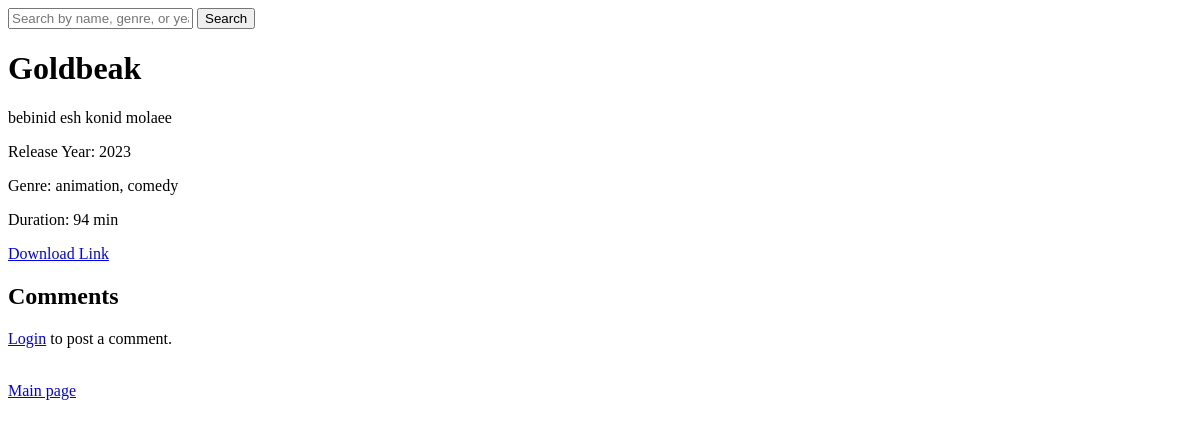
The page /movieranking/movie/3/ on the database as committed earlier.
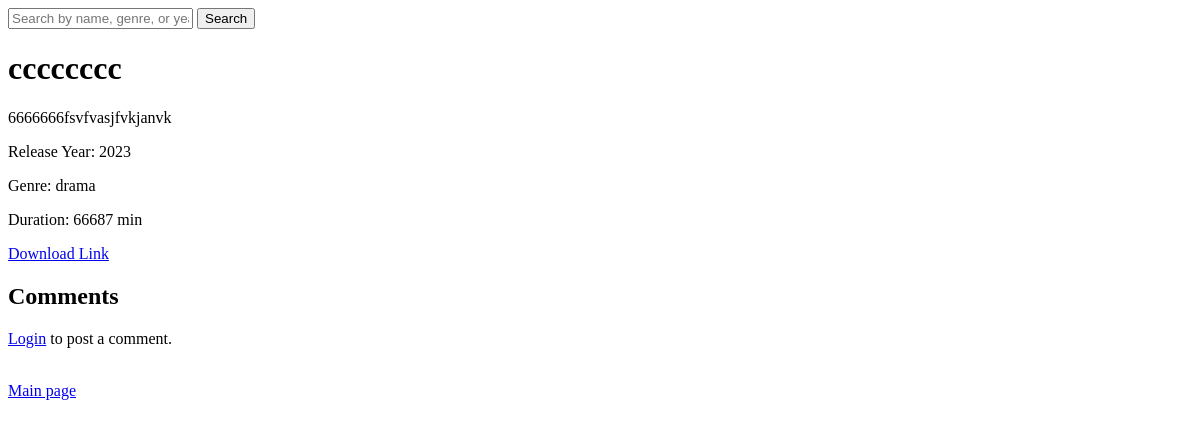
The same page on the database as committed later.
### movieranking/models.py (models this page shows, shortened)
class Movie(models.Model):
    title = models.CharField(max_length=200)
    duration = models.IntegerField()
    genre = models.CharField(max_length=200)
    description = models.TextField()
    release_year = models.IntegerField()
    download_link = models.URLField()

### movieranking/views.py (the view)
# urls.py: path('movie/<int:movie_id>/', views.movie_detail, name='movie_detail'),
def movie_detail(request, movie_id):
    movie = get_object_or_404(Movie, id=movie_id)
    comments = Comment.objects.filter(movie=movie)
    if request.method == 'POST':
        if request.user.is_authenticated:
            form = CommentForm(request.POST)
            if form.is_valid():
                comment = form.save(commit=False)
                comment.user = request.user
                comment.movie = movie
                comment.save()
                return redirect('movie_detail', movie_id=movie_id)
        else:
            return redirect('login')
    else:
        form = CommentForm()
    return render(request, 'movie_detail.html', {'movie': movie, 'comments': comments, 'form': form})

### movieranking/forms.py
class CommentForm(forms.ModelForm):
    class Meta:
        model = Comment
        fields = ['text']

### movieranking/templates/movie_detail.html (shortened to what this page needs)
<!DOCTYPE html>
<html lang="en">
<head>
</head>
<body>
    <form method="get" action="{% url 'index' %}">
        <input type="text" name="q" placeholder="Search by name, genre, or year">
        <button type="submit">Search</button>
    </form>
    <h1>{{ movie.title }}</h1>
    <p>{{ movie.description }}</p>
    <p>Release Year: {{ movie.release_year }}</p>
    <p>Genre: {{ movie.genre }}</p>
    <p>Duration: {{ movie.duration }} min</p>
    <p><a href="{{ movie.download_link }}">Download Link</a></p>
    <h2>Comments</h2>
    {% if user.is_authenticated %}
        <h2>Add a comment</h2>
        <form method="post">
            {% csrf_token %}
            {{ form.as_p }}
            <button type="submit">Post Comment</button>
        </form>
        <br>
        <a href="{% url 'logout' %}">Logout</a>
    {% else %}
        <p><a href="{% url 'login' %}">Login</a> to post a comment.</p>
    {% endif %}
        <br>
        <a href="{% url 'index' %}">Main page</a>
</body>
</html>

Rows that differ between the two databases and show on the page:
changed Movie: title "Goldbeak" → "cccccccc"; description "bebinid esh konid molaee" → "6666666fsvfvasjfvkjanvk"; genre "animation, comedy" → "drama"; duration "94" → "66687"
